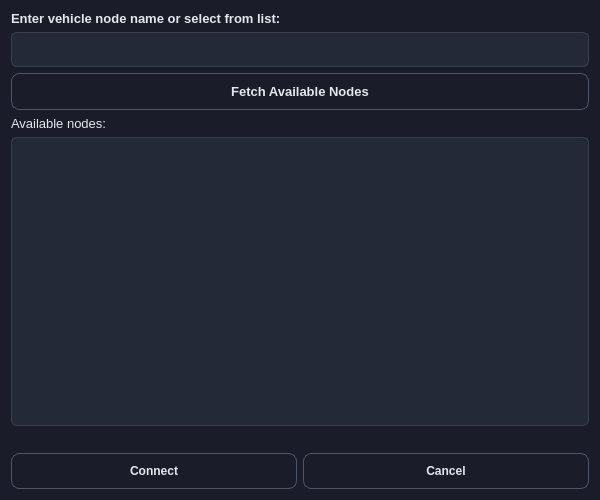
<?xml version="1.0" encoding="UTF-8"?>
<ui version="4.0">
    <class>VehicleNodeDialog</class>
    <widget class="QDialog" name="VehicleNodeDialog">
        <property name="geometry">
            <rect>
                <x>0</x>
                <y>0</y>
                <width>600</width>
                <height>500</height>
            </rect>
        </property>
        <property name="windowTitle">
            <string>Select Vehicle Node</string>
        </property>
        <property name="modal">
            <bool>true</bool>
        </property>
        <property name="styleSheet">
            <string notr="true">QDialog {
                background-color: #1a1d29;
                color: #e4e6eb;
                }
                QLabel {
                color: #e4e6eb;
                font-size: 10pt;
                }
                QLineEdit {
                background-color: #232936;
                border: 1px solid #374151;
                border-radius: 6px;
                padding: 8px;
                color: #e4e6eb;
                font-size: 10pt;
                }
                QLineEdit:focus {
                border-color: #60a5fa;
                }
                QListWidget {
                background-color: #232936;
                border: 1px solid #374151;
                border-radius: 6px;
                color: #e4e6eb;
                padding: 4px;
                }
                QListWidget::item:selected {
                background-color: #3b82f6;
                color: #ffffff;
                }
                QPushButton {
                background: qlineargradient(x1:0, y1:0, x2:0, y2:1,
                stop:0 #3b4252, stop:1 #2e3440);
                border: 1px solid #4c566a;
                border-radius: 8px;
                padding: 10px 16px;
                color: #e4e6eb;
                font-weight: 600;
                }
                QPushButton:hover {
                background: qlineargradient(x1:0, y1:0, x2:0, y2:1,
                stop:0 #4c566a, stop:1 #3b4252);
                border-color: #60a5fa;
                }
                QPushButton:pressed {
                background: #2e3440;
                }</string>
        </property>
        <layout class="QVBoxLayout" name="verticalLayout">
            <item>
                <widget class="QLabel" name="instruction_label">
                    <property name="text">
                        <string>Enter vehicle node name or select from list:</string>
                    </property>
                    <property name="font">
                        <font>
                            <family>Segoe UI</family>
                            <pointsize>11</pointsize>
                            <weight>600</weight>
                        </font>
                    </property>
                </widget>
            </item>
            <item>
                <widget class="QLineEdit" name="input_field">
                    <property name="font">
                        <font>
                            <family>Segoe UI</family>
                            <pointsize>10</pointsize>
                        </font>
                    </property>
                </widget>
            </item>
            <item>
                <widget class="QPushButton" name="fetch_button">
                    <property name="text">
                        <string>Fetch Available Nodes</string>
                    </property>
                    <property name="font">
                        <font>
                            <family>Segoe UI</family>
                            <pointsize>10</pointsize>
                        </font>
                    </property>
                </widget>
            </item>
            <item>
                <widget class="QLabel" name="list_label">
                    <property name="text">
                        <string>Available nodes:</string>
                    </property>
                    <property name="font">
                        <font>
                            <family>Segoe UI</family>
                            <pointsize>10</pointsize>
                        </font>
                    </property>
                </widget>
            </item>
            <item>
                <widget class="QListWidget" name="node_list">
                    <property name="font">
                        <font>
                            <family>Courier New</family>
                            <pointsize>9</pointsize>
                        </font>
                    </property>
                </widget>
            </item>
            <item>
                <widget class="QLabel" name="status_label">
                    <property name="text">
                        <string />
                    </property>
                    <property name="font">
                        <font>
                            <family>Segoe UI</family>
                            <pointsize>10</pointsize>
                        </font>
                    </property>
                    <property name="wordWrap">
                        <bool>true</bool>
                    </property>
                </widget>
            </item>
            <item>
                <layout class="QHBoxLayout" name="button_layout">
                    <item>
                        <widget class="QPushButton" name="check_button">
                            <property name="text">
                                <string>Connect</string>
                            </property>
                        </widget>
                    </item>
                    <item>
                        <widget class="QPushButton" name="cancel_button">
                            <property name="text">
                                <string>Cancel</string>
                            </property>
                        </widget>
                    </item>
                </layout>
            </item>
        </layout>
    </widget>

    <resources />
    <connections />
</ui>
